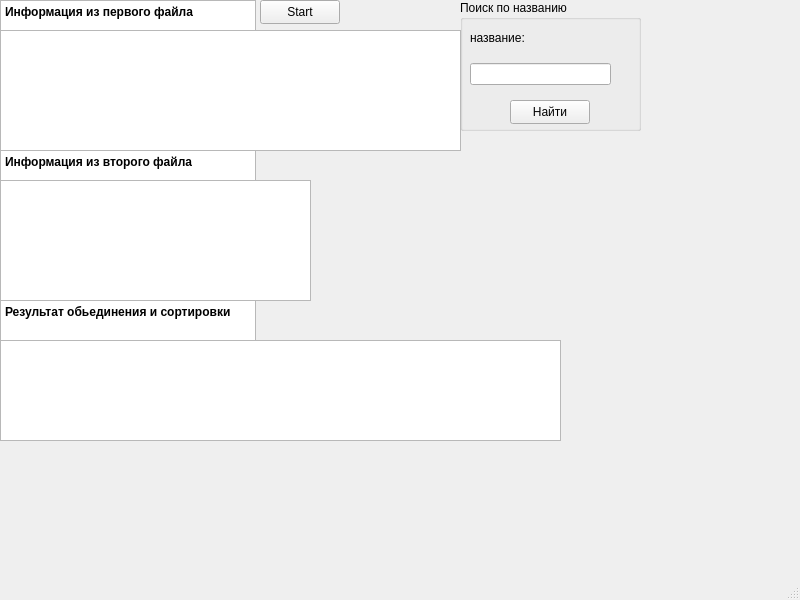
<?xml version="1.0" encoding="UTF-8"?>
<ui version="4.0">
 <class>MainWindow</class>
 <widget class="QMainWindow" name="MainWindow">
  <property name="geometry">
   <rect>
    <x>0</x>
    <y>0</y>
    <width>800</width>
    <height>600</height>
   </rect>
  </property>
  <property name="windowTitle">
   <string>MainWindow</string>
  </property>
  <widget class="QWidget" name="centralwidget">
   <widget class="QTableView" name="tableView">
    <property name="geometry">
     <rect>
      <x>0</x>
      <y>30</y>
      <width>461</width>
      <height>121</height>
     </rect>
    </property>
   </widget>
   <widget class="QPushButton" name="pushButton">
    <property name="geometry">
     <rect>
      <x>260</x>
      <y>0</y>
      <width>80</width>
      <height>24</height>
     </rect>
    </property>
    <property name="text">
     <string>Start</string>
    </property>
   </widget>
   <widget class="QTextBrowser" name="textBrowser">
    <property name="geometry">
     <rect>
      <x>0</x>
      <y>0</y>
      <width>256</width>
      <height>31</height>
     </rect>
    </property>
    <property name="html">
     <string>&lt;!DOCTYPE HTML PUBLIC &quot;-//W3C//DTD HTML 4.0//EN&quot; &quot;http://www.w3.org/TR/REC-html40/strict.dtd&quot;&gt;
&lt;html&gt;&lt;head&gt;&lt;meta name=&quot;qrichtext&quot; content=&quot;1&quot; /&gt;&lt;meta charset=&quot;utf-8&quot; /&gt;&lt;style type=&quot;text/css&quot;&gt;
p, li { white-space: pre-wrap; }
hr { height: 1px; border-width: 0; }
li.unchecked::marker { content: &quot;\2610&quot;; }
li.checked::marker { content: &quot;\2612&quot;; }
&lt;/style&gt;&lt;/head&gt;&lt;body style=&quot; font-family:'Segoe UI'; font-size:9pt; font-weight:400; font-style:normal;&quot;&gt;
&lt;p style=&quot; margin-top:0px; margin-bottom:0px; margin-left:0px; margin-right:0px; -qt-block-indent:0; text-indent:0px;&quot;&gt;&lt;span style=&quot; font-weight:700;&quot;&gt;Информация из первого файла&lt;/span&gt;&lt;/p&gt;&lt;/body&gt;&lt;/html&gt;</string>
    </property>
   </widget>
   <widget class="QTextBrowser" name="textBrowser_2">
    <property name="geometry">
     <rect>
      <x>0</x>
      <y>150</y>
      <width>256</width>
      <height>31</height>
     </rect>
    </property>
    <property name="html">
     <string>&lt;!DOCTYPE HTML PUBLIC &quot;-//W3C//DTD HTML 4.0//EN&quot; &quot;http://www.w3.org/TR/REC-html40/strict.dtd&quot;&gt;
&lt;html&gt;&lt;head&gt;&lt;meta name=&quot;qrichtext&quot; content=&quot;1&quot; /&gt;&lt;meta charset=&quot;utf-8&quot; /&gt;&lt;style type=&quot;text/css&quot;&gt;
p, li { white-space: pre-wrap; }
hr { height: 1px; border-width: 0; }
li.unchecked::marker { content: &quot;\2610&quot;; }
li.checked::marker { content: &quot;\2612&quot;; }
&lt;/style&gt;&lt;/head&gt;&lt;body style=&quot; font-family:'Segoe UI'; font-size:9pt; font-weight:400; font-style:normal;&quot;&gt;
&lt;p style=&quot; margin-top:0px; margin-bottom:0px; margin-left:0px; margin-right:0px; -qt-block-indent:0; text-indent:0px;&quot;&gt;&lt;span style=&quot; font-weight:700;&quot;&gt;Информация из второго файла&lt;/span&gt;&lt;/p&gt;&lt;/body&gt;&lt;/html&gt;</string>
    </property>
   </widget>
   <widget class="QTableView" name="table2">
    <property name="geometry">
     <rect>
      <x>0</x>
      <y>180</y>
      <width>311</width>
      <height>121</height>
     </rect>
    </property>
   </widget>
   <widget class="QGroupBox" name="groupBox">
    <property name="geometry">
     <rect>
      <x>460</x>
      <y>0</y>
      <width>181</width>
      <height>131</height>
     </rect>
    </property>
    <property name="title">
     <string>Поиск по названию</string>
    </property>
    <widget class="QLabel" name="label">
     <property name="geometry">
      <rect>
       <x>10</x>
       <y>30</y>
       <width>139</width>
       <height>16</height>
      </rect>
     </property>
     <property name="text">
      <string>название:</string>
     </property>
    </widget>
    <widget class="QPushButton" name="pushButton_2">
     <property name="geometry">
      <rect>
       <x>50</x>
       <y>100</y>
       <width>80</width>
       <height>24</height>
      </rect>
     </property>
     <property name="text">
      <string>Найти</string>
     </property>
    </widget>
    <widget class="QWidget" name="">
     <property name="geometry">
      <rect>
       <x>10</x>
       <y>50</y>
       <width>141</width>
       <height>48</height>
      </rect>
     </property>
     <layout class="QVBoxLayout" name="verticalLayout">
      <item>
       <widget class="QLineEdit" name="lineEdit"/>
      </item>
     </layout>
    </widget>
   </widget>
   <widget class="QTextBrowser" name="textBrowser_3">
    <property name="geometry">
     <rect>
      <x>0</x>
      <y>300</y>
      <width>256</width>
      <height>41</height>
     </rect>
    </property>
    <property name="html">
     <string>&lt;!DOCTYPE HTML PUBLIC &quot;-//W3C//DTD HTML 4.0//EN&quot; &quot;http://www.w3.org/TR/REC-html40/strict.dtd&quot;&gt;
&lt;html&gt;&lt;head&gt;&lt;meta name=&quot;qrichtext&quot; content=&quot;1&quot; /&gt;&lt;meta charset=&quot;utf-8&quot; /&gt;&lt;style type=&quot;text/css&quot;&gt;
p, li { white-space: pre-wrap; }
hr { height: 1px; border-width: 0; }
li.unchecked::marker { content: &quot;\2610&quot;; }
li.checked::marker { content: &quot;\2612&quot;; }
&lt;/style&gt;&lt;/head&gt;&lt;body style=&quot; font-family:'Segoe UI'; font-size:9pt; font-weight:400; font-style:normal;&quot;&gt;
&lt;p style=&quot; margin-top:0px; margin-bottom:0px; margin-left:0px; margin-right:0px; -qt-block-indent:0; text-indent:0px;&quot;&gt;&lt;span style=&quot; font-weight:700;&quot;&gt;Результат обьединения и сортировки&lt;/span&gt;&lt;/p&gt;&lt;/body&gt;&lt;/html&gt;</string>
    </property>
   </widget>
   <widget class="QTableView" name="table3">
    <property name="geometry">
     <rect>
      <x>0</x>
      <y>340</y>
      <width>561</width>
      <height>101</height>
     </rect>
    </property>
   </widget>
  </widget>
  <widget class="QMenuBar" name="menubar">
   <property name="geometry">
    <rect>
     <x>0</x>
     <y>0</y>
     <width>800</width>
     <height>21</height>
    </rect>
   </property>
  </widget>
  <widget class="QStatusBar" name="statusbar"/>
 </widget>
 <resources/>
 <connections/>
</ui>
